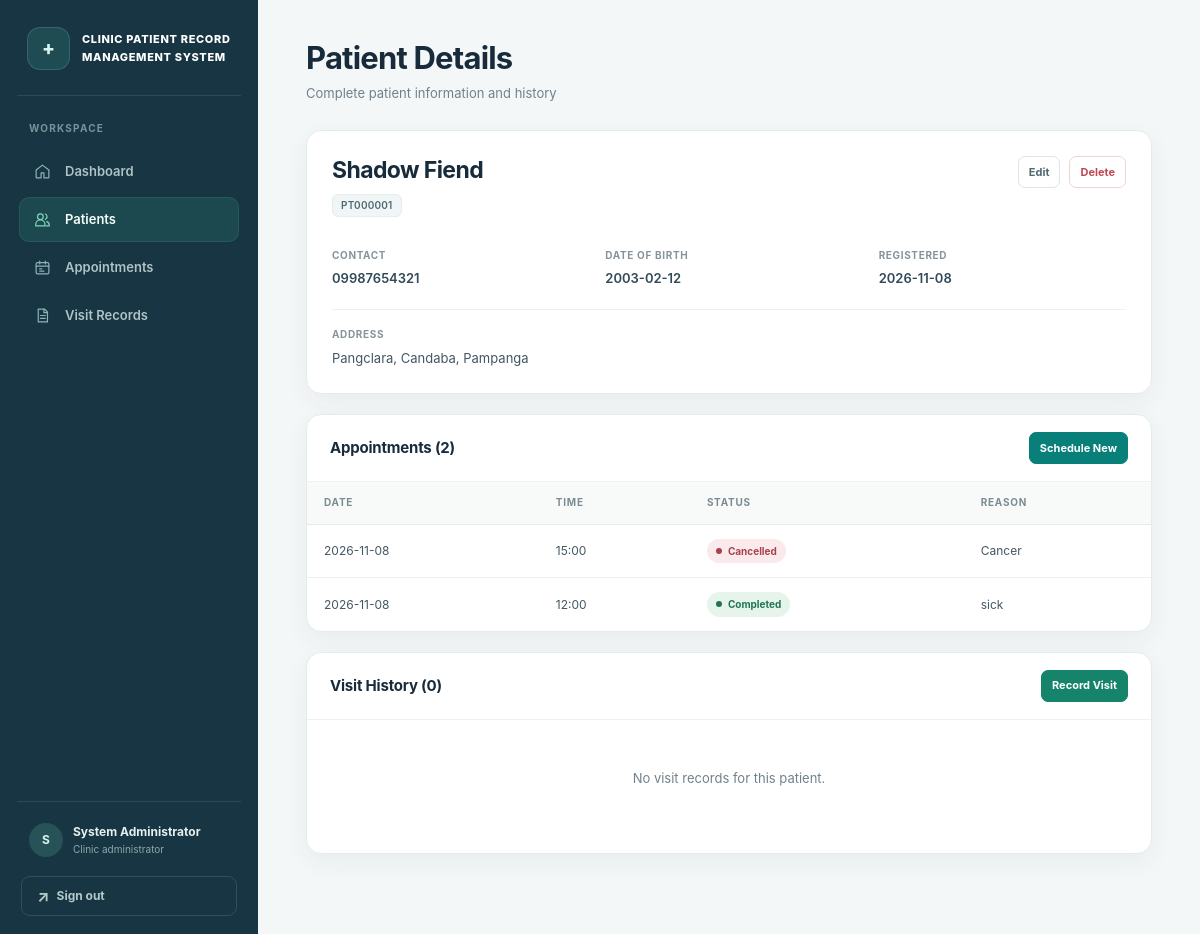
The page /patients/8 (signed in) on the database its author committed.
### tables this page shows
CREATE TABLE patients (
    patient_id INTEGER PRIMARY KEY AUTOINCREMENT,
    patient_code TEXT UNIQUE NOT NULL,
    name TEXT NOT NULL,
    contact TEXT,
    date_of_birth TEXT,
    address TEXT,
    created_at TEXT NOT NULL DEFAULT CURRENT_TIMESTAMP,
    updated_at TEXT NOT NULL DEFAULT CURRENT_TIMESTAMP
);

CREATE TABLE appointments (
    appointment_id INTEGER PRIMARY KEY AUTOINCREMENT,
    patient_id INTEGER NOT NULL,
    visit_date TEXT NOT NULL,
    time TEXT NOT NULL,
    status TEXT NOT NULL DEFAULT 'Scheduled',
    reason TEXT,
    created_at TEXT NOT NULL DEFAULT CURRENT_TIMESTAMP,
    updated_at TEXT NOT NULL DEFAULT CURRENT_TIMESTAMP,
    FOREIGN KEY (patient_id) REFERENCES patients(patient_id) ON DELETE CASCADE,
    CHECK (status IN ('Scheduled', 'Completed', 'Cancelled'))
);

### app.py (the view)
@app.route('/patients/<int:patient_id>')
@login_required
def patient_details(patient_id):
    patient = db.get_patient_by_id(patient_id)
    if not patient:
        flash('Patient not found.', 'error')
        return redirect(url_for('patients'))
    appointments = db.get_appointments_by_patient(patient_id)
    visits = db.get_visits_by_patient(patient_id)
    return render_template('patient_details.html', patient=patient, appointments=appointments, visits=visits)

### app.py (called while the page is built)
@app.after_request
def prevent_auth_page_caching(response):
    if request.endpoint in {'login', 'logout'}:
        response.headers['Cache-Control'] = 'no-store, no-cache, must-revalidate, max-age=0'
        response.headers['Pragma'] = 'no-cache'
        response.headers['Expires'] = '0'
    return response

def login_required(f):
    @wraps(f)
    def decorated_function(*args, **kwargs):
        if 'user_id' not in session:
            flash('Please log in to access this page.', 'error')
            return redirect(url_for('login'))
        return f(*args, **kwargs)
    return decorated_function

### database.py (called while the page is built)
def get_db_connection():
    conn = sqlite3.connect(DATABASE_PATH)
    conn.row_factory = sqlite3.Row
    conn.execute('PRAGMA foreign_keys = ON')
    return conn

def get_patient_by_id(patient_id):
    conn = get_db_connection()
    patient = conn.execute('SELECT * FROM patients WHERE patient_id = ?', (patient_id,)).fetchone()
    conn.close()
    return patient

def get_appointments_by_patient(patient_id):
    conn = get_db_connection()
    appointments = conn.execute(
        '''SELECT * FROM appointments
           WHERE patient_id = ?
           ORDER BY visit_date DESC, time DESC''',
        (patient_id,)
    ).fetchall()
    conn.close()
    return appointments

def get_visits_by_patient(patient_id):
    conn = get_db_connection()
    visits = conn.execute(
        '''SELECT * FROM visits
           WHERE patient_id = ?
           ORDER BY visit_date DESC''',
        (patient_id,)
    ).fetchall()
    conn.close()
    return visits

### templates/patient_details.html (shortened to what this page needs)
{% extends "base.html" %}
{% block content %}
<div class="content-header">
    <h1>Patient Details</h1>
    <p>Complete patient information and history</p>
</div>
<div class="patient-header">
    <div class="patient-title-row">
        <div>
            <h2>{{ patient.name }}</h2>
            <p class="patient-code">{{ patient.patient_code }}</p>
        </div>
        <div class="action-buttons">
            <a href="{{ url_for('edit_patient', patient_id=patient.patient_id) }}" class="btn btn-secondary btn-small">Edit</a>
            <form method="POST" action="{{ url_for('delete_patient', patient_id=patient.patient_id) }}" onsubmit="return confirm('Are you sure you want to delete this patient? This will also delete all associated appointments and visits.');">
                <button type="submit" class="btn btn-danger btn-small">Delete</button>
            </form>
        </div>
    </div>
    <div class="patient-info-grid">
        <div class="info-item">
            <label>Contact</label>
            <span>{{ patient.contact or '—' }}</span>
        </div>
        <div class="info-item">
            <label>Date of Birth</label>
            <span>{{ patient.date_of_birth or '—' }}</span>
        </div>
        <div class="info-item">
            <label>Registered</label>
            <span>{{ patient.created_at[:10] }}</span>
        </div>
    </div>
    {% if patient.address %}
    <div class="patient-address">
        <label>Address</label>
        <p>{{ patient.address }}</p>
    </div>
    {% endif %}
</div>
<div class="card">
    <div class="card-header">
        <h2>Appointments ({{ appointments|length }})</h2>
        <a href="{{ url_for('schedule_appointment', patient_id=patient.patient_id) }}" class="btn btn-primary btn-small">Schedule New</a>
    </div>
    {% if appointments %}
    <div class="table-container">
        <table class="data-table">
            <thead>
                <tr>
                    <th>Date</th>
                    <th>Time</th>
                    <th>Status</th>
                    <th>Reason</th>
                </tr>
            </thead>
            <tbody>
                {% for appointment in appointments %}
                <tr>
                    <td>{{ appointment.visit_date }}</td>
                    <td>{{ appointment.time }}</td>
                    <td>
                        <span class="status-badge status-{{ appointment.status.lower() }}">{{ appointment.status }}</span>
                    </td>
                    <td>{{ appointment.reason or '—' }}</td>
                </tr>
                {% endfor %}
            </tbody>
        </table>
    </div>
    {% else %}
    <div class="empty-state">
        <p>No appointments scheduled for this patient.</p>
    </div>
    {% endif %}
</div>
<div class="card">
    <div class="card-header">
        <h2>Visit History ({{ visits|length }})</h2>
        <a href="{{ url_for('record_visit', patient_id=patient.patient_id) }}" class="btn btn-success btn-small">Record Visit</a>
    </div>
    {% if visits %}
    <div class="timeline">
        {% for visit in visits %}
        <div class="timeline-item">
            <div class="timeline-date">{{ visit.visit_date }}</div>
            <div class="timeline-content">
                {% if visit.diagnosis %}
                <h4>{{ visit.diagnosis }}</h4>
                {% endif %}
                <p>{{ visit.notes }}</p>
            </div>
        </div>
        {% endfor %}
    </div>
    {% else %}
    <div class="empty-state">
        <p>No visit records for this patient.</p>
    </div>
    {% endif %}
</div>
{% endblock %}

### rows shown on the page
patients: name "Shadow Fiend", patient_code "PT000001", contact "09987654321", date_of_birth "2003-02-12", created_at "2026-11-08", address "Pangclara, Candaba, Pampanga"
appointments: visit_date "2026-11-08", time "15:00", status "Cancelled", reason "Cancer"
appointments: visit_date "2026-11-08", time "12:00", status "Completed", reason "sick"

### other values the page prints
{{ session.get('full_name', 'U')[:1] }} "S"
{{ session.get('full_name') }} "System Administrator"
{{ appointments|length }} "2"
{{ visits|length }} "0"
